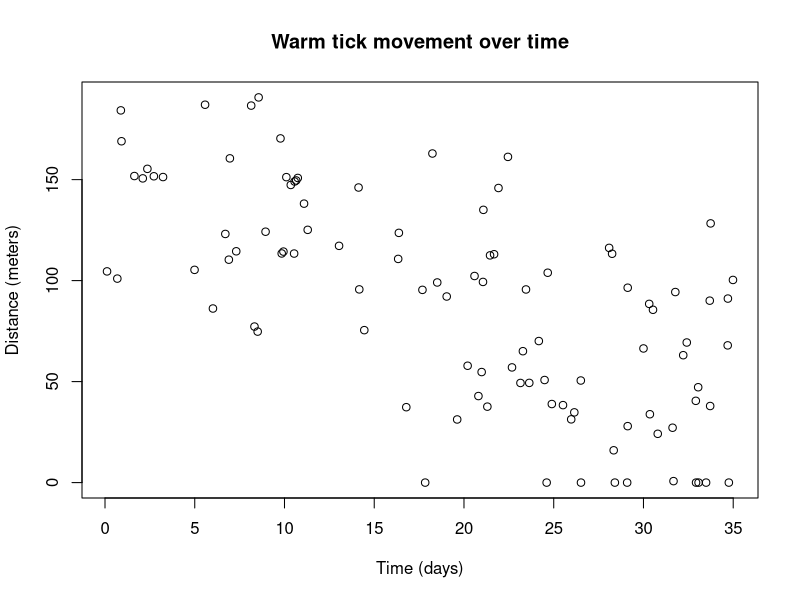
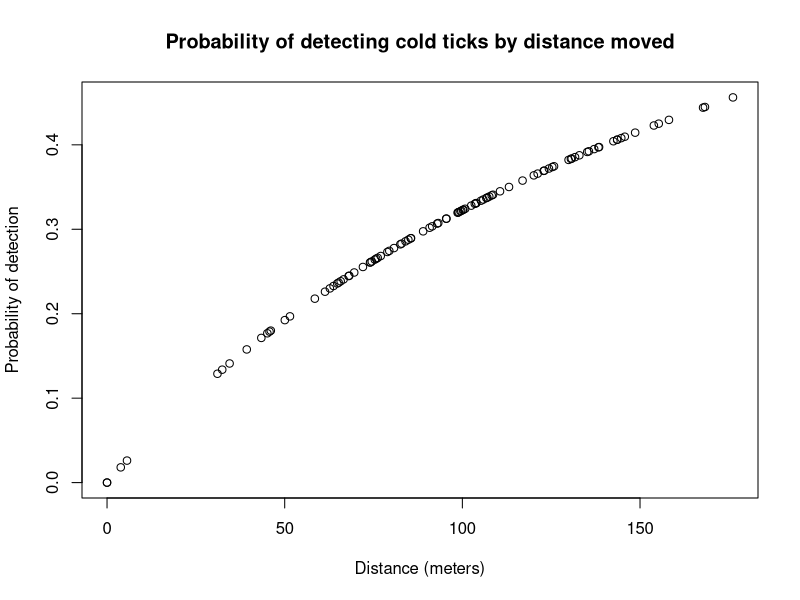

Generate these figures, in order, with R: (Note: this script raises an error after producing the figures.)
## ---- chunk 1

# Distances moved (m) as a function of treatment [warm (m_w) or cool (m_c)] and day (d)

n <- 100 
# Arbitrary selection of 350 data points

a <- rpois(n, lambda = 100) 
# Using a poisson distribution to select random starting distance values. These are distances moved at day 0. 


d <- runif(n=100,0,35) 
# This generates 350 random time values (day) between 0 and 35.

b <- rnorm(n=100, mean = -3.0, sd=0.4) 
# This is the slope for distance moved over time (day). Note that we are using rnorm to select a range of slope values, since any slope would likely change with repeated measures. This slope is only used in the warm equation below, the slope of cold ticks is 0. We adjusted this under the assumption that the experimental values we observed were extreme. 

a_w <- numeric() 
# This makes a matrix of distances moved by warm treatment ticks.

a_w<-rnorm(n=100, mean=150,sd=40) 
# 350 warm ticks moving a mean of 150 meters with a standard deviation of 40 m.


m_w<- a_w + b*d 
# Note that we multiply "a" by 1.5 to create a 50% increase in movement at day 0. I did this because our observed data showed that warm treatment ticks moved ~50% farther than cool treatment ticks on day 0. 

m_w<-pmax(m_w, 0) 
# prevents negative distance


plot(d, m_w,
     xlab = "Time (days)",
     ylab = "Distance (meters)",
     main = "Warm tick movement over time") 
# Here is a plot of the simulated distances moved by ticks over time (day) in the warm treatment group. Distances in this group decline over time. 

m_c <- numeric() 
# Matrix for distances moved by cool treatment ticks


m_c<-rnorm(n=100, mean=100, sd=40) 
# 350 cold ticks moving a mean of 100 m with a standard deviation of 40 m.


m_c<-pmax(m_c, 0) 
# prevents negative distance


# Creating a data frame for use below.
mw <- m_w
mwWarm <- data.frame(mw)
mwWarm$d <- d
mwWarm$prev <-  1

mc <- m_c
mcCold <- data.frame(mc)
mcCold$d <- d
mcCold$prev <- 2

colnames(mcCold) <- colnames(mwWarm)

movement <- rbind(mcCold, mwWarm); head(movement)
## ---- chunk 2

p_w <- m_w/(185+m_w); mean(p_w)
# Converts distance moved to a probability of detection for warm ticks (p_w). The denomenator is used to set the maximum probability at around 30%. 


p_c <- m_c/(210+m_c); mean(p_c)
# Converts distance moved to a probability of detection for cool treatment ticks (p_c). 


plot(m_c, p_c,     
     xlab = "Distance (meters)",
     ylab = "Probability of detection",
     main = "Probability of detecting cold ticks by distance moved") 
# Plot confirming that probability of detection increases with distance moved.


# Creating probability data frame for use below.
pw <- p_w
pwWarm <- data.frame(pw)
pwWarm$d <- d
pwWarm$prev <-  1
pwWarm$m <- m_w

pc <- p_c
pcCold <- data.frame(pc)
pcCold$d <- d
pcCold$prev <- 2
pcCold$m <- m_c

colnames(pcCold) <- colnames(pwWarm)

probability <- rbind(pcCold, pwWarm); head(probability)

probability$prev <- factor(probability$prev, 
                           levels = c(1, 2),
                           labels = c("Warm", "Cold"))


# filtering warm and cold treatments
wp_filtered <- probability %>% filter(prev == "Warm")
cp_filtered <- probability %>% filter(prev == "Cold")

# warm saturation plot
ggplot(data=wp_filtered, aes(x = m, y = pw)) +
  geom_point(size = 2.1, alpha = 0.8, color = "black")+
  scale_shape_manual(values = c(16, 1)) + 
  xlab("Distance (m)") +
  ylab("Probability of detection") +
  ggtitle("Warm tick detection by distance moved") +
  theme(
    panel.grid.major = element_blank(),
    panel.grid.minor = element_blank(),
    panel.background = element_blank(),
    legend.text = element_text(size = 16),
    legend.title = element_blank(),
    axis.line = element_line(colour = "black"),
    axis.text.x = element_text(size = 20),
    axis.text.y = element_text(size = 20),
    axis.title.x = element_text(size = 20),
    axis.title.y = element_text(size = 20),
    plot.title = element_text(size = 22, hjust = 0.5))

# cold saturation plot
ggplot(data=cp_filtered, aes(x = m, y = pw)) +
  geom_point(size = 2.1, alpha = 0.8, color = "black")+
  scale_shape_manual(values = c(16, 1)) + 
  xlab("Distance (m)") +
  ylab("Probability of detection") +
  ggtitle("Cold tick detection by distance moved") +
  theme(
    panel.grid.major = element_blank(),
    panel.grid.minor = element_blank(),
    panel.background = element_blank(),
    legend.text = element_text(size = 16),
    legend.title = element_blank(),
    axis.line = element_line(colour = "black"),
    axis.text.x = element_text(size = 20),
    axis.text.y = element_text(size = 20),
    axis.title.x = element_text(size = 20),
    axis.title.y = element_text(size = 20),
    plot.title = element_text(size = 22, hjust = 0.5))
## ---- chunk 3


n <- 100
bw <- rnorm(n=100, mean = -2.6, sd=0.3) 
# This is the slope for mortality with warm temp based on laboratory survival experiments

a <- rpois(n, lambda = 100) 
# starting number of ticks

a_w <- ceiling(a + bw*d) 
# Abundance with warm treatment. Use ceiling to round to whole number.

a_w <- pmax(a_w, 0) 
# This makes all negative values zero. You can't have abundance below zero! 

ab <- a_w
abWarm <- data.frame(ab)
abWarm$d <- d
abWarm$prev <- 1 
# assign "1" to warm ticks
# creating a warm abundance data frame

plot(d,a_w,
     xlab = "Time (days)",
     ylab = "Number of ticks",
     main = "Warm tick abundance over time") 
# Plot confirms that warm tick abundance declines over time.



x<-seq(0, 35, length.out=100)

a_value <- rnorm(length(x), mean=95, sd=4) 
# starting number of cold ticks

b_value <- rnorm(length(x), mean = 24, sd = 1) 
# inflection point for cold abundance

c_value <- rnorm(length(x), mean = -4, sd = 0.3) 
# slope of abundance curve


sigmoid <- function(x, a, b, c) {a / (1 + exp(-(x-b)/c))}
# non-linear abundance function

y_true <- mapply(sigmoid, x=d, a=a_value, b=b_value, c=c_value) 
# simulating cold tick abundance

a_c <- y_true + rnorm(length(x),mean=0, sd=5) 
# adding variability in cold abundance 

abund_c <- a_c
# assigning "noisy" abundance data 

abund_c <- round(a_c)
# rounding so we are dealing with whole ticks

abund_c[abund_c<0]<-0
# making sure we can't simulate negative ticks

sigmoid_data<-data.frame(d=d,ab=abund_c)
# putting cold abundance into a data frame

sigmoid_data$prev <- 2
# assign "2" to cold ticks

ggplot(sigmoid_data, aes(x=d, y=a_c)) +
  geom_jitter(width=0.4, height=1.5, size=1.8, color="black", alpha=0.8)
# abundance of cold ticks declines over time



abAll <- rbind(sigmoid_data, abWarm)
# combining cold and warm abundances into a single data set
## ---- chunk 4

rep <- 100

# creating detection objects from abundance and probability simulations
det_w <- rbinom(n = rep, size = a_w, prob = p_w)
det_c <- rbinom(n = rep, size = abund_c, prob = p_c)

# preparing cold and warm detection data frames for merging into a single data frame
det <- det_c
cool_df <- data.frame(det)
cool_df$d <- d
cool_df$prev <- 2 # This codes the cool treatment group at 2
cool_df$prev <- as.character(cool_df$prev)

det <- det_w
warm_df <- data.frame(det)
warm_df$d <- d
warm_df$prev <- 1 # This codes the cool treatment group at 1
warm_df$prev <- as.character(warm_df$prev)

# grouping detection from both groups
dataAll <- rbind(cool_df, warm_df)

